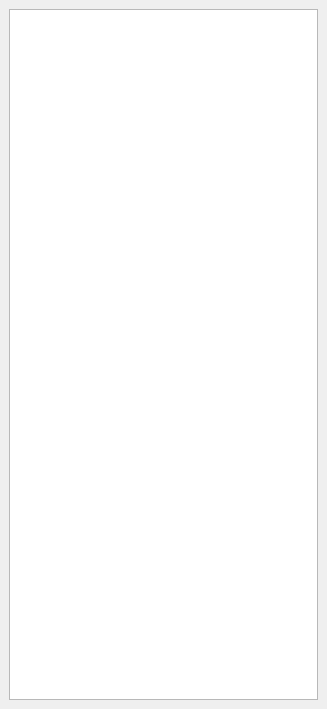
<?xml version="1.0" encoding="UTF-8"?>
<ui version="4.0">
 <class>ProjectExplorer</class>
 <widget class="QDockWidget" name="ProjectExplorer">
  <property name="geometry">
   <rect>
    <x>0</x>
    <y>0</y>
    <width>327</width>
    <height>709</height>
   </rect>
  </property>
  <property name="styleSheet">
   <string notr="true">QDockWidget{ border: 2px solid black;}</string>
  </property>
  <property name="windowTitle">
   <string>DockWidget</string>
  </property>
  <widget class="QWidget" name="DockWidgetContents">
   <layout class="QGridLayout" name="gridLayout">
    <item row="0" column="0">
     <layout class="QHBoxLayout" name="horizontalLayout">
      <item>
       <widget class="QTreeView" name="TreeView"/>
      </item>
     </layout>
    </item>
   </layout>
  </widget>
 </widget>
 <resources/>
 <connections/>
</ui>
